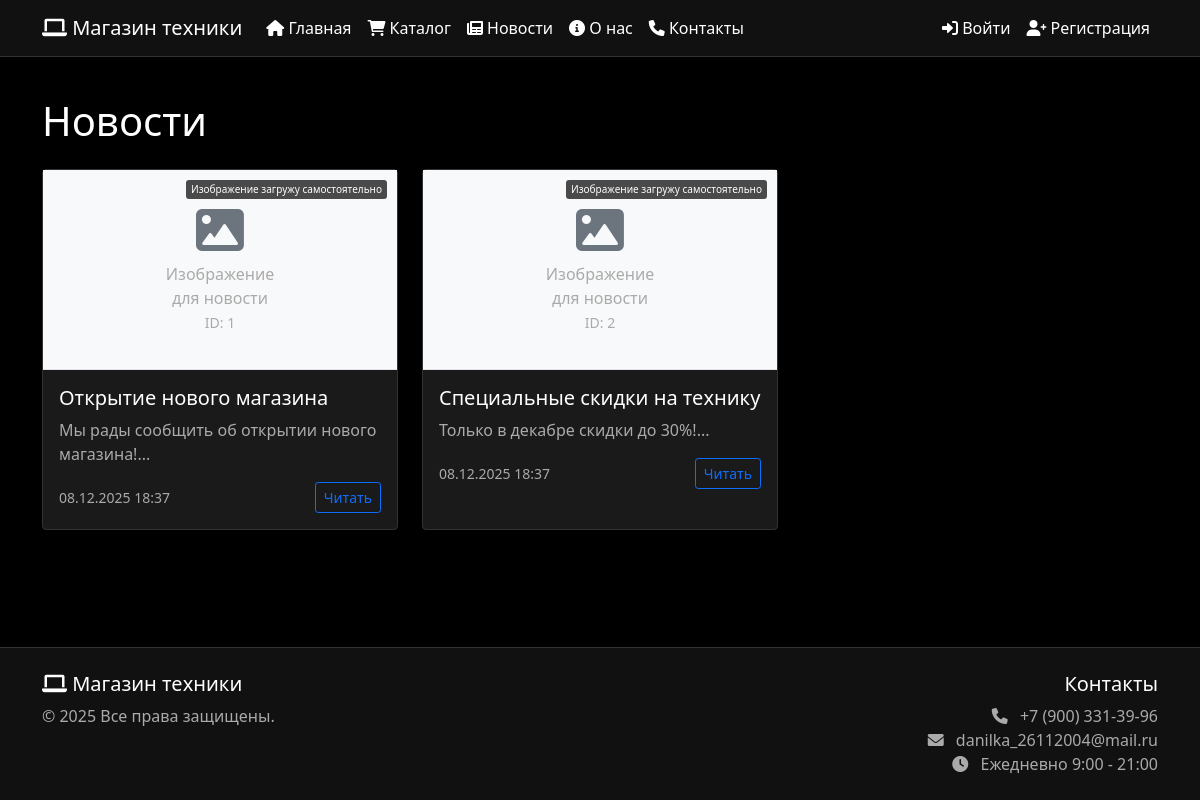
Page /news on the committed database.
### app.py (models this page shows, shortened)
class News(db.Model):
    id = db.Column(db.Integer, primary_key=True)
    title = db.Column(db.String(200), nullable=False)
    content = db.Column(db.Text, nullable=False)
    image = db.Column(db.String(300))
    created_at = db.Column(db.DateTime, default=datetime.utcnow)
    is_published = db.Column(db.Boolean, default=True)

### app.py (the view)
@app.route('/news')
def news_list():
    page = request.args.get('page', 1, type=int)
    news = News.query.filter_by(is_published=True) \
        .order_by(News.created_at.desc()) \
        .paginate(page=page, per_page=10, error_out=False)
    return render_template('news.html', news=news)

### app.py (called while the page is built)
@app.context_processor
def inject_models():
    return dict(
        Order=Order,
        Product=Product,
        News=News,
        User=User
    )

### templates/news.html (shortened to what this page needs)
{% extends "base.html" %}
{% block content %}
<h1 class="mb-4">Новости</h1>
<div class="row">
    {% for item in news.items %}
    <div class="col-md-6 col-lg-4 mb-4">
        <div class="card h-100">
            <static/images/143.jpg>
            <div class="placeholder-image" style="height: 200px; background: #f8f9fa; display: flex; align-items: center; justify-content: center; border-bottom: 1px solid #dee2e6;">
                <div class="text-center p-3">
                    <i class="fas fa-image fa-3x text-secondary mb-2"></i>
                    <p class="text-muted mb-0">Изображение<br>для новости</p>
                    <small class="text-muted">ID: {{ item.id }}</small>
                </div>
            </div>
            <div class="card-body">
                <h5 class="card-title">{{ item.title }}</h5>
                <p class="card-text">{{ item.content[:150] }}...</p>
                <div class="d-flex justify-content-between align-items-center">
                    <small class="text-muted">
                        {{ item.created_at.strftime('%d.%m.%Y %H:%M') }}
                    </small>
                    <a href="{{ url_for('news_detail', news_id=item.id) }}"
                       class="btn btn-sm btn-outline-primary">
                        Читать
                    </a>
                </div>
            </div>
        </div>
    </div>
    {% endfor %}
</div>
{% endblock %}

### templates/base.html (style rules this page uses)
:root { --bg-dark: #000000; --bg-darker: #111111; --bg-light: #1a1a1a; --text-light: #ffffff; --text-muted: #aaaaaa; --primary-color: #0d6efd; --secondary-color: #6c757d; --border-color: #333333; }
body { background-color: var(--bg-dark); color: var(--text-light); min-height: 100vh; }
.card { background-color: var(--bg-light); border: 1px solid var(--border-color); color: var(--text-light); }
.card-title { color: var(--text-light); }
.card-text, .text-muted { color: var(--text-muted) !important; }
.btn-outline-primary { color: var(--primary-color); border-color: var(--primary-color); }

### templates/news.html (style rules this page uses)
.placeholder-image { position: relative; }
.placeholder-image:before { content: "Изображение загружу самостоятельно"; position: absolute; top: 10px; right: 10px; background: rgba(0,0,0,0.7); color: white; padding: 2px 5px; border-radius: 3px; font-size: 10px; }

### rows in the picture
News: id "1", title "Открытие нового магазина", content "Мы рады сообщить об открытии нового магазина!", created_at "08.12.2025 18:37"
News: id "2", title "Специальные скидки на технику", content "Только в декабре скидки до 30%!", created_at "08.12.2025 18:37"
